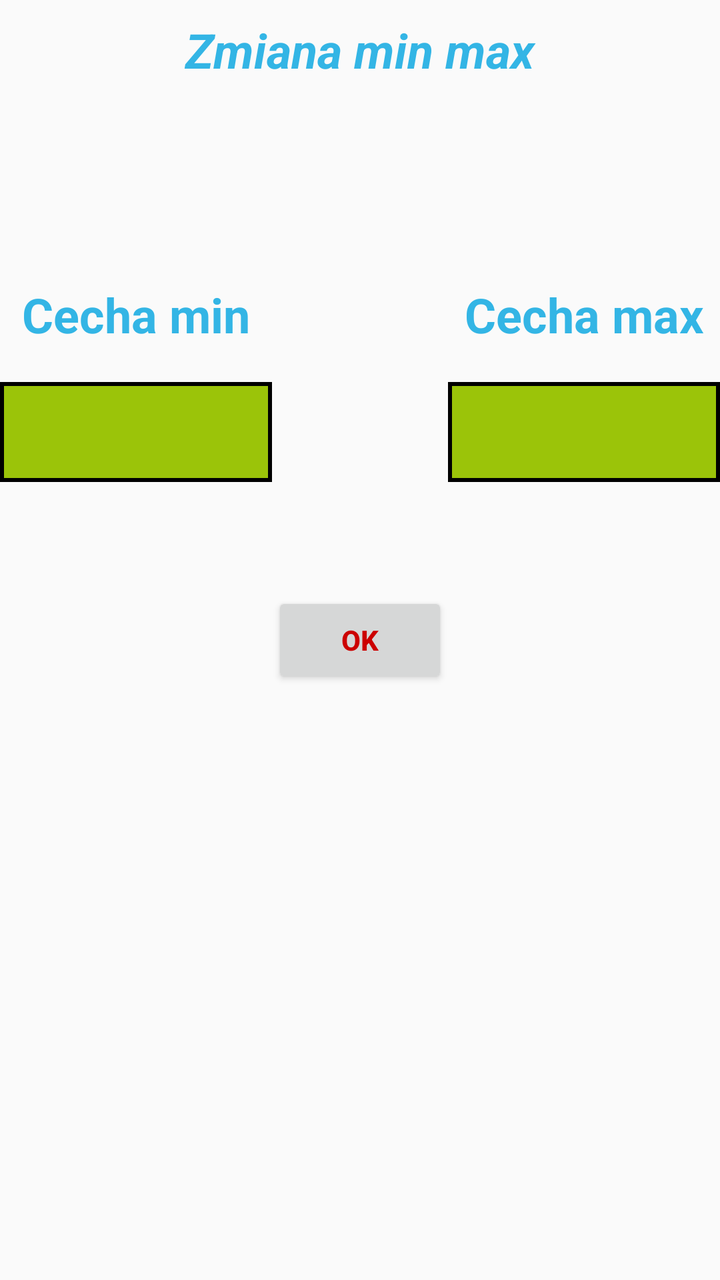
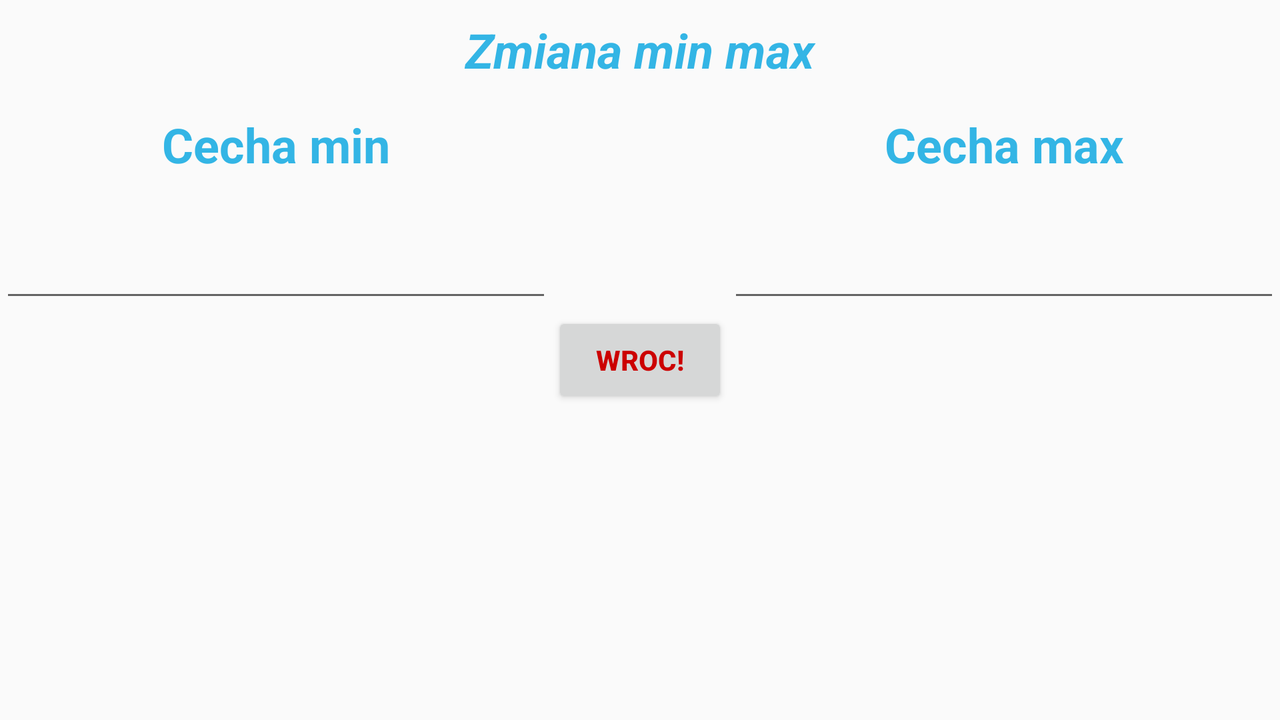

Compare how this app lays out the same screen by default and in its alternative resource folder. The renders come first, then the two layout files and the values they reference.
<!-- AndroidManifest.xml: application theme AppTheme -->
<!-- res/layout/zmianaminmax.xml -->
<?xml version="1.0" encoding="utf-8"?>
<RelativeLayout xmlns:android="http://schemas.android.com/apk/res/android"

    xmlns:tools="http://schemas.android.com/tools"
    android:layout_width="fill_parent"

    android:layout_height="fill_parent"

    android:orientation="vertical" >


    <TextView

        android:layout_width="fill_parent"

        android:layout_height="wrap_content"

        android:text="Zmiana min max"
        android:height="50sp"
        android:textSize="24sp"
        android:gravity="center"
        android:textColor="@android:color/holo_blue_light"
        android:textStyle="normal|bold|italic"
        android:textAlignment="center"
        android:textAllCaps="false"
        android:layout_alignParentTop="true"
        android:layout_alignParentLeft="true"
        android:layout_alignParentStart="true"
        android:id="@+id/textView2" />

    <RelativeLayout
        android:layout_width="match_parent"
        android:layout_height="match_parent"
        android:layout_alignParentTop="true"
        android:layout_alignParentLeft="true"
        android:layout_alignParentStart="true">

        <Button
            android:text="OK"
            android:layout_width="wrap_content"
            android:layout_height="wrap_content"
            android:id="@+id/wroczminmax"
            android:layout_centerVertical="true"
            android:layout_centerHorizontal="true"
            android:textAlignment="center"
            android:textStyle="normal|bold"
            android:textColor="@android:color/holo_red_dark" />

        <TextView

            android:layout_width="100sp"

            android:id="@+id/minText"
            android:height="50sp"
            android:textSize="24sp"
            android:textColor="@android:color/holo_blue_light"
            android:textStyle="normal|bold"
            android:textAlignment="center"
            android:layout_weight="1"
            android:layout_height="50sp"
            android:layout_above="@+id/min"
            android:layout_alignParentLeft="true"
            android:layout_alignParentStart="true"
            android:layout_toLeftOf="@+id/wroczminmax"
            android:layout_toStartOf="@+id/wroczminmax"
            android:text="Cecha min" />

        <EditText

            android:id="@+id/max"
            android:textSize="24sp"
            android:textStyle="normal|bold|italic"
            android:textColor="@android:color/holo_red_dark"
            android:textAlignment="center"
            android:inputType="number"
            android:layout_weight="1"
            android:layout_width="100sp"
            android:layout_height="50sp"
            android:layout_marginBottom="55dp"
            android:layout_above="@+id/wroczminmax"
            android:layout_alignParentRight="true"
            android:layout_alignParentEnd="true"
            android:layout_toRightOf="@+id/wroczminmax"
            android:layout_toEndOf="@+id/wroczminmax"
            android:background="@drawable/kwadracik" />

        <TextView
            android:text="Cecha max"
            android:layout_width="100sp"
            android:id="@+id/maxTest"
            android:layout_height="50sp"
            android:layout_alignParentRight="true"
            android:layout_alignParentEnd="true"
            android:layout_alignLeft="@+id/max"
            android:layout_alignStart="@+id/max"
            android:layout_above="@+id/max"
            android:textSize="24sp"
            android:textAlignment="center"
            android:textStyle="normal|bold"
            android:textAllCaps="false"
            android:textColor="@android:color/holo_blue_light" />

        <EditText
            android:layout_width="100sp"
            android:inputType="number"
            android:ems="10"
            android:id="@+id/min"
            android:layout_height="50sp"
            android:layout_below="@+id/maxTest"
            android:layout_alignParentLeft="true"
            android:layout_alignParentStart="true"
            android:layout_alignRight="@+id/minText"
            android:layout_alignEnd="@+id/minText"
            android:textSize="24sp"
            android:textColor="@android:color/holo_red_dark"
            android:textStyle="normal|bold|italic"
            android:textAlignment="center"
            android:background="@drawable/kwadracik" />
    </RelativeLayout>

</RelativeLayout>
<!-- resources referenced by this layout -->
<resources>
  <!-- drawable kwadracik (drawable) -->
  <shape xmlns:android="http://schemas.android.com/apk/res/android" android:shape="rectangle" >
      <solid android:color="#9bc409" />
      <stroke android:width="2dip"
              android:color="#000000"
  
          />
  </shape>
  <style name="AppTheme" parent="Theme.AppCompat.Light.DarkActionBar">
          
          <item name="colorPrimary">@color/colorPrimary</item>
          <item name="colorPrimaryDark">@color/colorPrimaryDark</item>
          <item name="colorAccent">@color/colorAccent</item>
      </style>
</resources>
<!-- res/layout-land/zmianaminmax.xml (the repository's variant of the layout above) -->
<!-- drawn on the phone turned sideways -->
<?xml version="1.0" encoding="utf-8"?>
<RelativeLayout xmlns:android="http://schemas.android.com/apk/res/android"

    android:layout_width="fill_parent"

    android:layout_height="fill_parent"

    android:orientation="vertical" >


    <TextView

        android:layout_width="fill_parent"

        android:layout_height="wrap_content"

        android:text="Zmiana min max"
        android:height="50sp"
        android:textSize="24sp"
        android:gravity="center"
        android:textColor="@android:color/holo_blue_light"
        android:textStyle="normal|bold|italic"
        android:textAlignment="center"
        android:textAllCaps="false"
        android:layout_alignParentTop="true"
        android:layout_alignParentLeft="true"
        android:layout_alignParentStart="true"
        android:id="@+id/textView2" />

    <RelativeLayout
        android:layout_width="match_parent"
        android:layout_height="match_parent"
        android:layout_alignParentTop="true"
        android:layout_alignParentLeft="true"
        android:layout_alignParentStart="true">

        <Button
            android:text="Wroc!"
            android:layout_width="wrap_content"
            android:layout_height="wrap_content"
            android:id="@+id/wroczminmax"
            android:layout_centerVertical="true"
            android:layout_centerHorizontal="true"
            android:textAlignment="center"
            android:textStyle="normal|bold"
            android:textColor="@android:color/holo_red_dark" />

        <TextView

            android:layout_width="100sp"

            android:id="@+id/minText"
            android:height="50sp"
            android:textSize="24sp"
            android:textColor="@android:color/holo_blue_light"
            android:textStyle="normal|bold"
            android:textAlignment="center"
            android:layout_weight="1"
            android:layout_height="50sp"
            android:layout_above="@+id/min"
            android:layout_alignParentLeft="true"
            android:layout_alignParentStart="true"
            android:layout_toLeftOf="@+id/wroczminmax"
            android:layout_toStartOf="@+id/wroczminmax"
            android:text="Cecha min" />

        <TextView
            android:text="Cecha max"
            android:layout_width="100sp"
            android:id="@+id/maxTest"
            android:layout_height="50sp"
            android:layout_alignParentRight="true"
            android:layout_alignParentEnd="true"
            android:layout_alignLeft="@+id/max"
            android:layout_alignStart="@+id/max"
            android:layout_above="@+id/max"
            android:textSize="24sp"
            android:textAlignment="center"
            android:textStyle="normal|bold"
            android:textAllCaps="false"
            android:textColor="@android:color/holo_blue_light" />

        <EditText
            android:layout_width="100sp"
            android:inputType="number"
            android:ems="10"
            android:id="@+id/min"
            android:layout_height="50sp"
            android:textSize="24sp"
            android:textColor="@android:color/holo_red_dark"
            android:textStyle="normal|bold|italic"
            android:textAlignment="center"
            android:layout_above="@+id/wroczminmax"
            android:layout_alignParentLeft="true"
            android:layout_alignParentStart="true"
            android:layout_toLeftOf="@+id/wroczminmax"
            android:layout_toStartOf="@+id/wroczminmax" />

        <EditText

            android:id="@+id/max"
            android:textSize="24sp"
            android:textStyle="normal|bold|italic"
            android:textColor="@android:color/holo_red_dark"
            android:textAlignment="center"
            android:inputType="number"
            android:layout_weight="1"
            android:layout_width="100sp"
            android:layout_height="50sp"
            android:layout_above="@+id/wroczminmax"
            android:layout_alignParentRight="true"
            android:layout_alignParentEnd="true"
            android:layout_toRightOf="@+id/wroczminmax"
            android:layout_toEndOf="@+id/wroczminmax" />
    </RelativeLayout>

</RelativeLayout>
<!-- resources referenced by the variant -->
<!-- as the phone turned sideways resolves them -->
<resources>
  <style name="AppTheme" parent="Theme.AppCompat.Light.DarkActionBar">
          
          <item name="colorPrimary">@color/colorPrimary</item>
          <item name="colorPrimaryDark">@color/colorPrimaryDark</item>
          <item name="colorAccent">@color/colorAccent</item>
      </style>
</resources>
